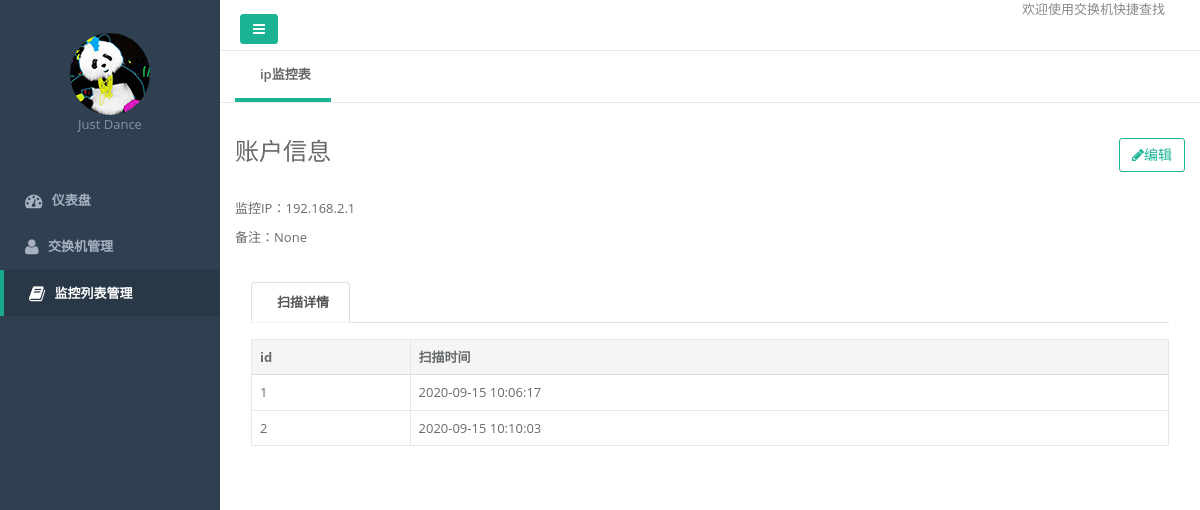
The app's page /mon/info?id=1 with its own data.
### common/models/MonLog.py (models this page shows)
class MonLog(db.Model):
    __tablename__ = 'MonLog'
    id = db.Column(db.Integer, primary_key=True)
    mon_id = db.Column(db.Integer)
    update_time = db.Column(db.Text)

### web/mon/index.py (the view)
@route_mon.route('/info')
def info():
    resp_data = {}
    req = request.values
    id = req['id'] if 'id' in req or 'id' != None else 0
    log_info = MonLog.query.filter_by(mon_id=id).limit(10)
    mon_info = Monitor.query.filter_by(id=id).first()
    resp_data['info'] = log_info
    resp_data['moninfo'] = mon_info
    return ops_render('mon/info.html', resp_data)

### common/Helper.py (called while the page is built)
def ops_render(template, context={}):
    return render_template(template, **context)

### common/UrlManager.py (called while the page is built)
    @staticmethod
    def buildUrl(path):
        return path

    @staticmethod
    def buildStaticUrl(path):
        ver = "%s" % (int(time.time()))
        path = "/static" + path + "?ver=" + ver
        return UrlManager.buildUrl(path)

### web/templates/mon/info.html
{% extends "common/layout_main.html" %}
{% block content %}
<div class="row  border-bottom">
    <div class="col-lg-12">
        <div class="tab_title">
            <ul class="nav nav-pills">
                <li class="current">
                    <a href="{{ buildUrl('/mon/') }}">ip监控表</a>
                </li>
            </ul>
        </div>
    </div>
</div>
<div class="row m-t">
	<div class="col-lg-12">
        <div class="row">
            <div class="col-lg-12">
                <div class="m-b-md">
					<a class="btn btn-outline btn-primary pull-right" href="{{ buildUrl('/mon/set') }}?id={{ moninfo.id }}">
                        <i class="fa fa-pencil"></i>编辑
                    </a>
					<h2>账户信息</h2>
                </div>
            </div>
        </div>
        <div class="row">
            <div class="col-lg-10">
                <p class="m-t">监控IP：{{ moninfo.ipaddr }}</p>
                <p>备注：{{ moninfo.note }}</p>
             </div>
        </div>
 <div class="row m-t">
            <div class="col-lg-12">
                <div class="panel blank-panel">
                    <div class="panel-heading">
                        <div class="panel-options">
                            <ul class="nav nav-tabs">
                                <li class="active">
                                    <a href="javascript:void(0);" data-toggle="tab" aria-expanded="false">扫描详情</a>
                                </li>
                            </ul>
                        </div>
                    </div>
                    <div class="panel-body">
                        <div class="tab-content">
                            <div class="tab-pane active">
                                <table class="table table-bordered">
                                    <thead>
                                        <tr>
                                            <th>id</th>
                                            <th>扫描时间</th>
                                        </tr>
                                    </thead>
                                    <tbody>
									{% if info %}
                                            {% for item in info %}
                                               <tr>
                                               <td>{{ loop.index }}</td>
                                             <td>{{ item.update_time}}</td>
                                             </tr>
                                        {% endfor %}
                                        {% else %}
                                        <td colspan="5">未扫描成功！</td>
                                    {% endif %}
                                     </tbody>
                                </table>
                            </div>
                        </div>
                    </div>
                </div>
            </div>
        </div>
	</div>
</div>
{% endblock %}

### records on screen
MonLog: update_time "2020-09-15 10:06:17"
MonLog: update_time "2020-09-15 10:10:03"

### other values on screen
{{ moninfo.ipaddr }} "192.168.2.1"
{{ moninfo.note }} "None"
